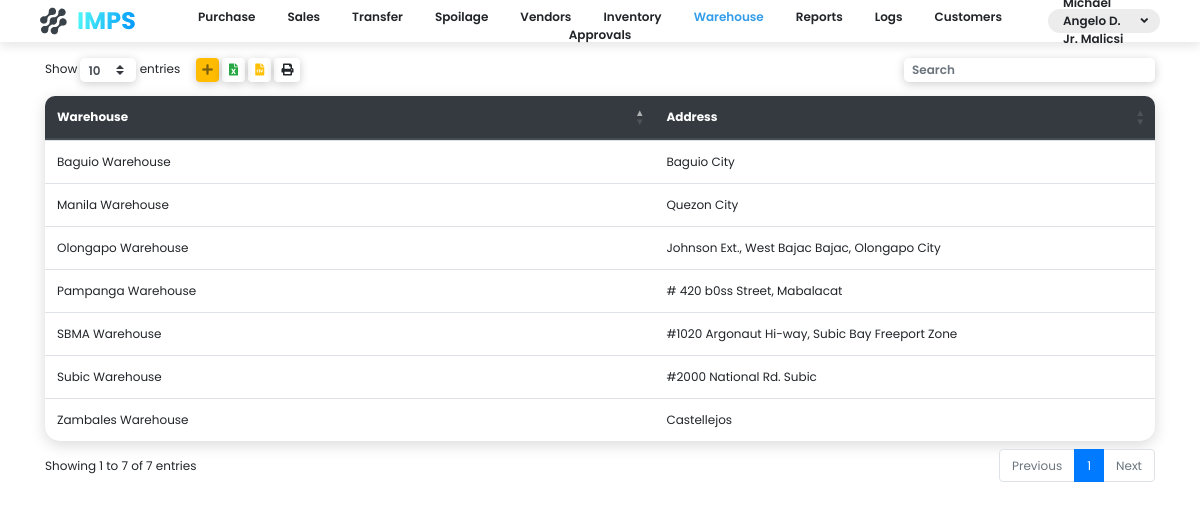
The app's page / (signed in) with its own data.
### app/models.py (models this page shows, shortened)
class User(models.Model):
    first_name = models.CharField(max_length=255)
    last_name = models.CharField(max_length=255)
    position = models.CharField(max_length=255)
    login = models.ForeignKey(Login, on_delete=models.CASCADE)

class Warehouse(models.Model):
    name = models.CharField(max_length=255)
    address = models.CharField(max_length=255, null=True, blank=True)

### app/views/inventorylist.py (the view)
# urls.py: path('', views.warehouse_list),
def warehouse_list(request):
    if request.session.is_empty():
        return redirect('/login/')
    context = {
        'warehouses': Warehouse.objects.all(),
        'me': User.objects.select_related().get(login__username=request.session.get('username'))
    }
    return render(request, 'warehouse.html', context)

### templates/warehouse.html (shortened to what this page needs)
{% load static %}
<!DOCTYPE html>
<html lang="en">
<head>
    <link rel="stylesheet" href="https://cdn.jsdelivr.net/npm/bootstrap@4.5.3/dist/css/bootstrap.min.css">
    <link rel="stylesheet" href="https://cdn.datatables.net/buttons/1.6.5/css/buttons.dataTables.min.css">
    <link rel="stylesheet" href="https://cdn.datatables.net/1.10.22/css/dataTables.bootstrap4.min.css">
    <link rel="stylesheet" href="/static/css/style.css">
    <link rel="stylesheet" href="/static/css/fontawesome.all.css">
</head>
<body class="font-size-12">
  <div class="c-nav d-flex font-w-600 mb-3">
    <div class="c-nav-item justify-content-start">
      <img src="/static/media/Group 117.svg" class="logo">
    </div>
    <div class="c-nav-item justify-content-end dropdown">
      <div class="nav-name" data-toggle="dropdown">
        <span>{{me.first_name}} {{me.last_name}}</span> <i class="fas fa-angle-down ml-1"></i>
      </div>
    </div>
  </div>
  <div class="container">
    <div id="loader-container" class="d-flex justify-content-center align-items-center">
      <div id="loader"></div>
    </div>
    <table id="table" class="table box-shadow-medium b-tl-radius-10 b-tr-radius-10">
      <thead class="thead-dark">
        <tr class="">
          <th class="b-tl-radius-10" style="border-top: 0px;">Warehouse</th>
          <th class="b-tr-radius-10" style="border-top: 0px;">Address</th>
        </tr>
      </thead>
      <tbody>
        {% for warehouse in warehouses.all %}
        <tr>
          <td>{{warehouse.name}}</td>
          <td>{{warehouse.address}}</td>
        </tr>
        {% endfor %}
      </tbody>
    </table>
</body>
{% load sweetify %}
</html>

### static/css/style.css (style rules this page uses)
body { font-family: 'Poppins', sans-serif; min-width: 720px; }
.font-size-12 { font-size: 12px; }
.table { background: #fff; border-radius: 15px; }
.box-shadow-medium { box-shadow: 0px 4px 15px rgba(0,0,0,0.15); }
.font-w-600 { font-weight: 600; }
.b-tl-radius-10 { border-top-left-radius: 10px; }
.b-tr-radius-10 { border-top-right-radius: 10px; }
.c-nav { height: 42px; background: white; box-shadow: 0px 4px 10px rgba(0,0,0,0.10); width: 100%; padding-left:5vh; padding-right: 5vh; }
.c-nav-item { display: inline-flex; align-items: center; width: 10%; }
.logo { cursor: pointer; }
.nav-name { display: flex; height: 24px; background: #ECECEC; padding: 0px 12px 0px 15px; align-items: center; border-radius: 12px; cursor: pointer; }
#table { display: none; }
#loader { border: 8px solid #f3f3f3; border-top: 8px solid #3498db; border-radius: 50%; width: 40px; height: 40px; animation: spin 2s linear infinite; margin-top: 200px; }
#loader-container { display: none; }

### records on screen
User: last_name "Malicsi"
Warehouse: name "SBMA Warehouse", address "#1020 Argonaut Hi-way, Subic Bay Freeport Zone"
Warehouse: name "Olongapo Warehouse", address "Johnson Ext., West Bajac Bajac, Olongapo City"
Warehouse: name "Pampanga Warehouse", address "# 420 b0ss Street, Mabalacat"
Warehouse: name "Subic Warehouse", address "#2000 National Rd. Subic"
Warehouse: name "Zambales Warehouse", address "Castellejos"
Warehouse: name "Baguio Warehouse", address "Baguio City"
Warehouse: name "Manila Warehouse", address "Quezon City"
